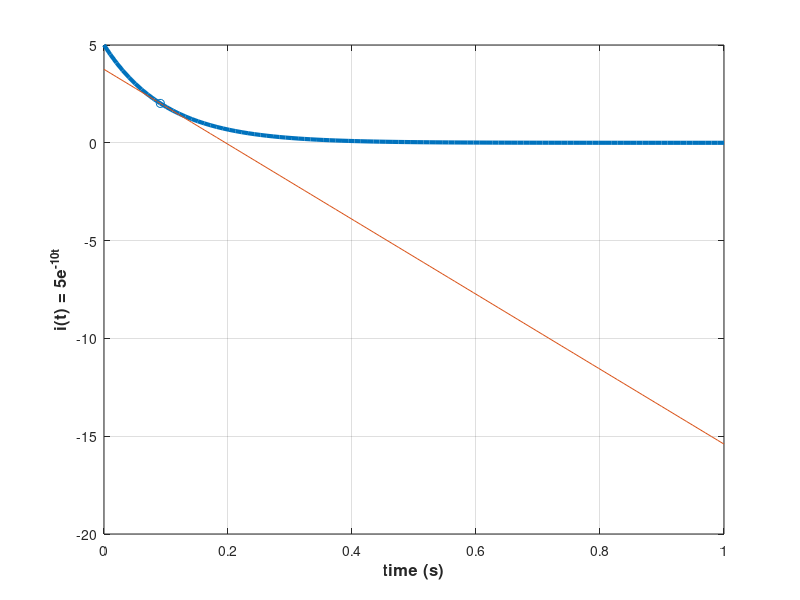

This chart was generated by the following MATLAB code:
clear; clc;
clear all; close all; clc; 
t = linspace(0,1,100);
i = 5*exp(-10.*t);
figure; 
set(gcf,'color','w');
plot(t,i,'linewidth',3); grid on;
xlabel('time (s)','fontweight','bold','fontsize',12)
ylabel('i(t) = 5e^{-10t}','fontweight','bold','fontsize',12)
dy=diff(i)./diff(t)
k=10;
tang=(t-t(k))*dy(k)+i(k)
hold on
plot(t,tang)
scatter(t(k),i(k))
hold off